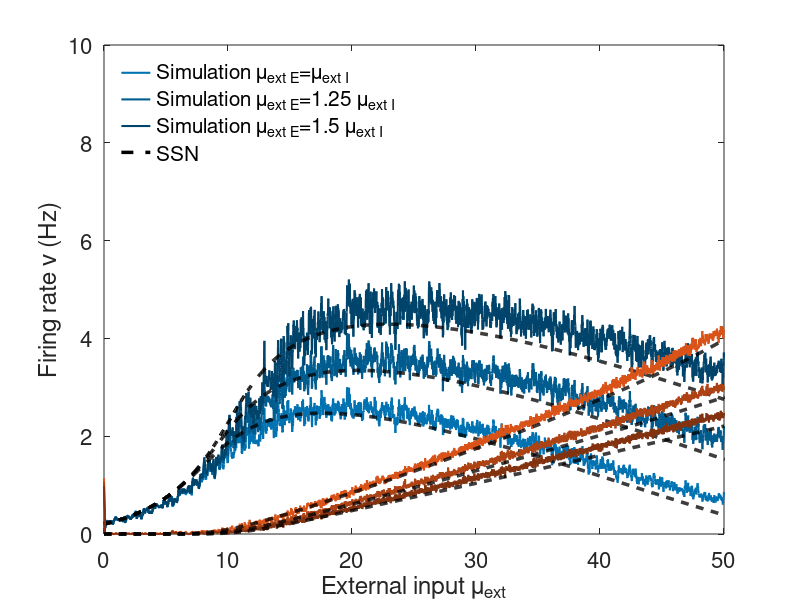

MATLAB code to generate this figure:
load('Continuation.mat')
load('SimData.mat')
col_B=[0,0.447,0.7];
col_R=[0.85,0.325,0.098];
figure

plot1=plot(Supersaturation1Data(:,1),movmean(Supersaturation1Data(:,4),10),'Color',col_B,'LineWidth',1.5);
hold on
plot2=plot(Supersaturation125Data(:,1),movmean(Supersaturation125Data(:,4),10),'Color',col_B*0.8,'LineWidth',1.5);
plot3=plot(Supersaturation15Data(:,1),movmean(Supersaturation15Data(:,4),10),'Color',col_B*0.6,'LineWidth',1.5);

plot4=plot(Supersat_SSN1(3,:),Supersat_SSN1(1,:),'k--','LineWidth',2.5);
plot(Supersat_SSN125(3,:),Supersat_SSN125(1,:),'k--','LineWidth',2.5);
plot(Supersat_SSN15(3,:),Supersat_SSN15(1,:),'k--','LineWidth',2.5);

plot6=plot(Supersaturation1Data(:,1),movmean(Supersaturation1Data(:,5),10),'Color',col_R,'LineWidth',1.5);
plot(Supersaturation125Data(:,1),movmean(Supersaturation125Data(:,5),10),'Color',col_R*0.8,'LineWidth',1.5);
plot(Supersaturation15Data(:,1),movmean(Supersaturation15Data(:,5),10),'Color',col_R*0.6,'LineWidth',1.5);

plot(Supersat_SSN1(3,:),Supersat_SSN1(2,:),'k--','LineWidth',2.5);
plot(Supersat_SSN125(3,:),Supersat_SSN125(2,:),'k--','LineWidth',2.5);
plot(Supersat_SSN15(3,:),Supersat_SSN15(2,:),'k--','LineWidth',2.5);

xlabel('External input \mu_{ext}','FontSize',16)
ylabel('Firing rate \nu (Hz)','FontSize',16)
set(gca,'FontSize',16)
axis([0 50 0 10])
box on
legend([plot1 plot2 plot3 plot4],{'Simulation \mu_{ext E}=\mu_{ext I}','Simulation \mu_{ext E}=1.25 \mu_{ext I}','Simulation \mu_{ext E}=1.5 \mu_{ext I}','SSN'},'FontSize',15,'Location','northwest')
legend boxoff